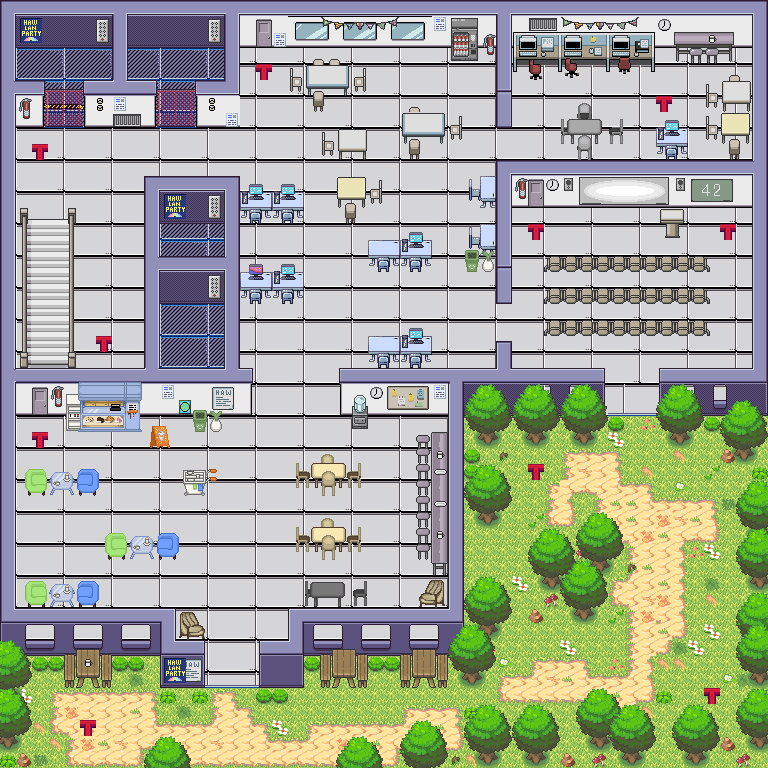

The image is a tile-based game level rendered from a .tmx file. Its description and source (layers, tilesets, objects; grid data summarised) follow:
An orthogonal 48x48 tile map with 16x16 px tiles, 11 tile layers (Floors, aboveFloorBehindWalls, Walls, Garden(ground), ...), 1 hidden layer not drawn, 5 tilesets and 110 objects (17x EntitySpawnPoint).

<map version="1.10" tiledversion="1.11.2" orientation="orthogonal" renderorder="right-down" width="48" height="48" tilewidth="16" tileheight="16" infinite="0" nextlayerid="18" nextobjectid="120">
 <tileset firstgid="1" source="tsx/Lvl1Walls.tsx" />
 <tileset firstgid="193" source="tsx/Gardenarea.tsx" />
 <tileset firstgid="257" source="tsx/Lvl1Floors.tsx" />
 <tileset firstgid="1879" source="tsx/Geiles_HAW_Set_01.tsx" />
 <tileset firstgid="2168" source="tsx/Cafe.tsx" />
 <layer id="2" name="Floors" width="48" height="48">
  <data>[2304 cells, 1580 non-empty, 12 distinct tile ids]</data>
 </layer>
 <layer id="11" name="aboveFloorBehindWalls" width="48" height="48">
  <data>[2304 cells, 28 non-empty, 11 distinct tile ids]</data>
 </layer>
 <layer id="1" name="Walls" width="48" height="48">
  <data>[2304 cells, 563 non-empty, 72 distinct tile ids]</data>
 </layer>
 <layer id="4" name="Garden(ground)" width="48" height="48">
  <data>[2304 cells, 788 non-empty, 137 distinct tile ids]</data>
 </layer>
 <layer id="5" name="Ground(flowerB)" width="48" height="48">
  <data>[2304 cells, 157 non-empty, 59 distinct tile ids]</data>
 </layer>
 <layer id="3" name="Garden(Trees)" width="48" height="48">
  <data>[2304 cells, 210 non-empty, 13 distinct tile ids]</data>
 </layer>
 <layer id="7" name="Garden(ObstaclesFront)" width="48" height="48">
  <data>[2304 cells, 61 non-empty, 13 distinct tile ids]</data>
 </layer>
 <layer id="9" name="Furniture(bot)" width="48" height="48">
  <data>[2304 cells, 173 non-empty, 117 distinct tile ids]</data>
 </layer>
 <layer id="10" name="Furniture(top)" width="48" height="48">
  <data>[2304 cells, 97 non-empty, 67 distinct tile ids]</data>
 </layer>
 <layer id="14" name="coinsrot)!!!!" width="48" height="48">
  <data>[2304 cells, 10 non-empty, 1 distinct tile ids]</data>
 </layer>
 <layer id="15" name="gegnerspawn türkis" width="48" height="48">
  <data>[2304 cells, 0 non-empty, 0 distinct tile ids]</data>
 </layer>
 <layer id="16" name="spielerspawnhellblau unten links" width="48" height="48" visible="0">
  <data>[2304 cells, 0 non-empty, 0 distinct tile ids]</data>
 </layer>
 <objectgroup color="#ff2600" id="13" name="collision">
  <object id="1" x="14.8243" y="371.745" width="233.348" height="39.0797">
   <properties>
    <property name="height" type="float" value="39.08" />
    <property name="width" type="float" value="233.35" />
    <property name="x" type="float" value="14.82" />
    <property name="y" type="float" value="371.75" />
   </properties>
  </object>
  <object id="26" x="17.4679" y="2.33843" width="733.024" height="42.3886">
   <properties>
    <property name="height" type="float" value="42.39" />
    <property name="width" type="float" value="733.02" />
    <property name="x" type="float" value="17.47" />
    <property name="y" type="float" value="2.34" />
   </properties>
  </object>
  <object id="3" x="498.695" y="50.4787" width="10.1215" height="72.9596">
   <properties>
    <property name="height" type="float" value="72.96" />
    <property name="width" type="float" value="10.12" />
    <property name="x" type="float" value="498.69" />
    <property name="y" type="float" value="50.48" />
   </properties>
  </object>
  <object id="41" x="289.9" y="78.1158" width="74.4988" height="15.4253">
   <properties>
    <property name="height" type="float" value="15.43" />
    <property name="width" type="float" value="74.5" />
    <property name="x" type="float" value="289.9" />
    <property name="y" type="float" value="78.12" />
   </properties>
  </object>
  <object id="42" x="402.803" y="115.406" width="58.4154" height="24.4159">
   <properties>
    <property name="height" type="float" value="24.42" />
    <property name="width" type="float" value="58.42" />
    <property name="x" type="float" value="402.8" />
    <property name="y" type="float" value="115.41" />
   </properties>
  </object>
  <object id="43" x="340.154" y="130.449" width="24.9608" height="27.8404">
   <properties>
    <property name="height" type="float" value="27.84" />
    <property name="width" type="float" value="24.96" />
    <property name="x" type="float" value="340.15" />
    <property name="y" type="float" value="130.45" />
   </properties>
  </object>
  <object id="44" x="400.944" y="113.283" width="44.9476" height="29.2835">
   <properties>
    <property name="height" type="float" value="29.28" />
    <property name="width" type="float" value="44.95" />
    <property name="x" type="float" value="400.94" />
    <property name="y" type="float" value="113.28" />
   </properties>
  </object>
  <object id="45" x="515.078" y="49.2651" width="134.515" height="29.2363">
   <properties>
    <property name="height" type="float" value="29.24" />
    <property name="width" type="float" value="134.51" />
    <property name="x" type="float" value="515.08" />
    <property name="y" type="float" value="49.27" />
   </properties>
  </object>
  <object id="46" x="721.552" y="80.8962" width="29.7687" height="61.7023">
   <properties>
    <property name="height" type="float" value="61.7" />
    <property name="width" type="float" value="29.77" />
    <property name="x" type="float" value="721.55" />
    <property name="y" type="float" value="80.9" />
   </properties>
  </object>
  <object id="47" x="658.889" y="211.28" width="24.6846" height="25.0227">
   <properties>
    <property name="height" type="float" value="25.02" />
    <property name="width" type="float" value="24.68" />
    <property name="x" type="float" value="658.89" />
    <property name="y" type="float" value="211.28" />
   </properties>
  </object>
  <object id="48" x="547.845" y="259.823" width="165.461" height="9.24603">
   <properties>
    <property name="height" type="float" value="9.25" />
    <property name="width" type="float" value="165.46" />
    <property name="x" type="float" value="547.85" />
    <property name="y" type="float" value="259.82" />
   </properties>
  </object>
  <object id="49" x="546.632" y="291.984" width="165.461" height="9.24603">
   <properties>
    <property name="height" type="float" value="9.25" />
    <property name="width" type="float" value="165.46" />
    <property name="x" type="float" value="546.63" />
    <property name="y" type="float" value="291.98" />
   </properties>
  </object>
  </objectgroup>
 <objectgroup color="#ff40ff" id="17" name="entitySpawnPoints">
  <properties>
   <property name="entityType" value="item" />
   <property name="hasSpawnProtection" type="bool" value="false" />
   <property name="id" type="int" value="3" />
   <property name="type" value="entitySpawnPoint" />
   <property name="x" type="float" value="88" />
   <property name="y" type="float" value="72.67" />
  </properties>
  <!-- 17 objects omitted --></objectgroup>
</map>
<!-- 98 of 110 objects omitted -->
